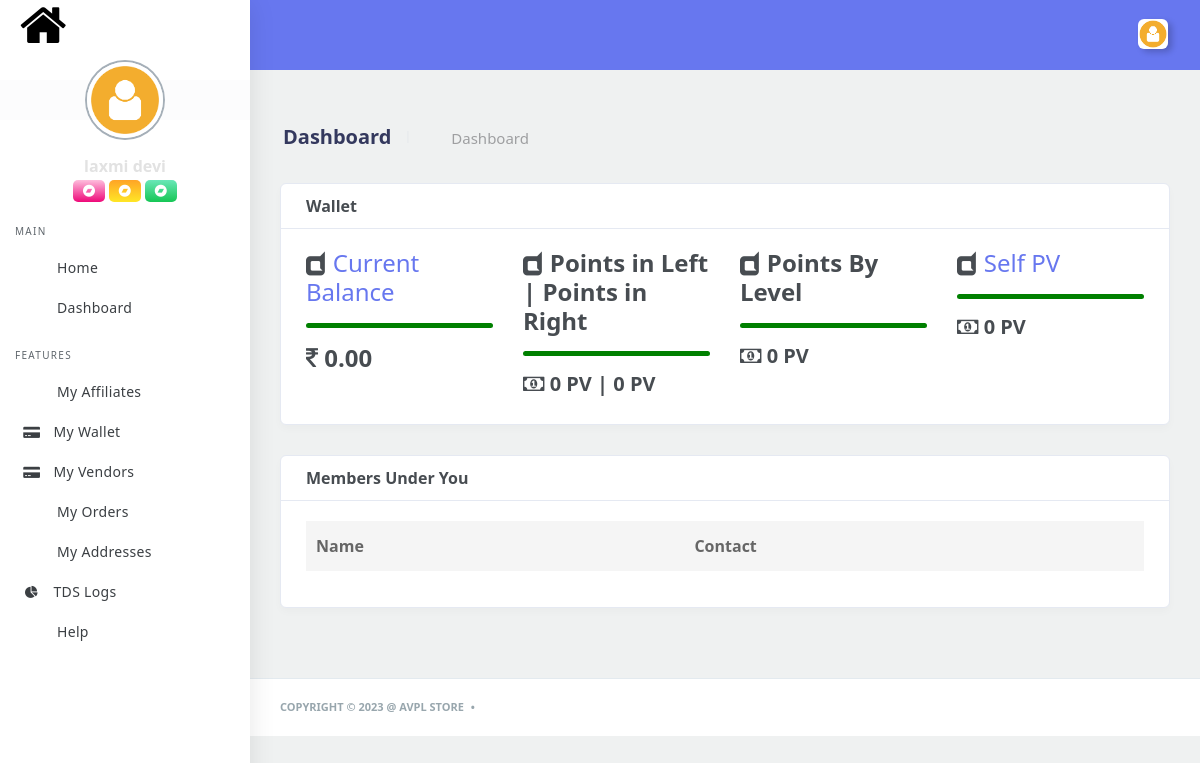
The app's page /user/ (signed in), older data.
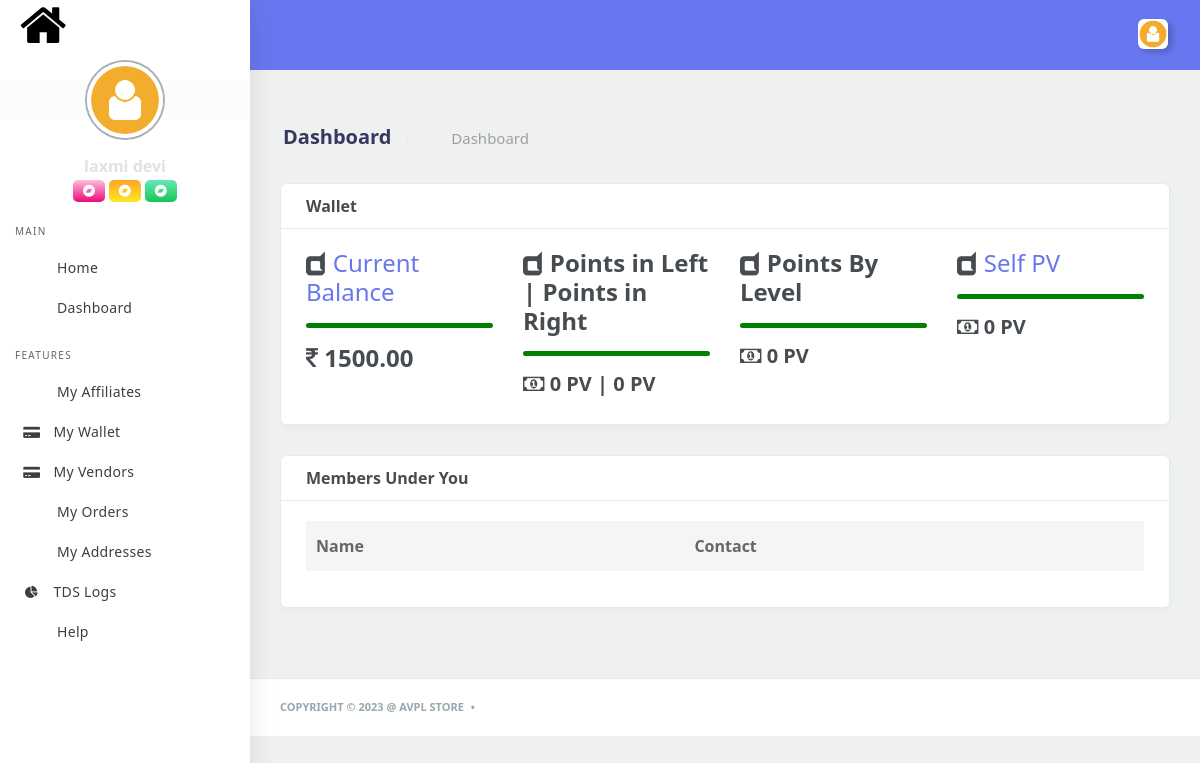
The same page, newer data.
### main_app/models.py (models this page shows, shortened)
class Wallet(models.Model):
	user = models.ForeignKey(User, on_delete=models.CASCADE)
	current_balance = models.FloatField(default=0.0)
	class Meta:
		db_table="Wallet"

### user_app/views.py (the view)
# urls.py: path('', user_dashboard),
@csrf_exempt
def user_dashboard(request):
	if check_user_authentication(request, 'User'):
		if not Wallet.objects.filter(user=request.user).exists():
			Wallet.objects.create(user=request.user)
		referal_obj = Level_Plan_Referrals.objects.filter(referrals__id=request.user.id).first()
		referals = Level_Plan_Referrals.objects.filter(level_plan_referral=referal_obj)
		dic = {
			'user':UserData.objects.get(user=request.user),
			'tree':fetch_empty_nodes(request.user),
			'referrals':referals,
			'pv':fetch_pv(request.user),
			'wallet':Wallet.objects.filter(user=request.user).first(),
			'notification':get_notifications(request.user),
			'notification_len':len(Notification.objects.filter(user=request.user, read=False)),
		}
		return render(request, 'user_app/dashboard.html', dic)
	else:
		return render(request, '403.html')

### main_app/mlm_utils.py (called while the page is built)
def fetch_empty_nodes(node):
	try:
		mlm = MLM.objects.get(node=node)
		left = fetch_one_side_empty_nodes(mlm.left, [])
		right = fetch_one_side_empty_nodes(mlm.right, [])
		return {'left':left, 'right':right}
	except MLM.DoesNotExist:
	    user = None

### main_app/utils.py (called while the page is built)
def get_notifications(user):
	now_date=datetime.datetime.now()
	dic={}
	lt=[]
	for x in Notification.objects.filter(user=user):
		time = x.notification_date.time()
		date = x.notification_date.date()
		hour = int(str(time)[0:2])
		minute = int(str(time)[3:5])
		year = str(x.notification_date.date())[0:4]
		month = str(x.notification_date.date())[5:7]
		day = str(x.notification_date.date())[8:10]
		new = datetime.datetime(int(year), int(month), int(day), hour, minute, 0, 0, tzinfo=None)
		dic={
			'text':x.text,
			'time':timeago.format(new, now_date.replace(tzinfo=None))
		}
		lt.append(dic)
	return list(reversed(lt))

def check_user_authentication(request, user_type):
	if request.user.is_authenticated:
		if request.user.role.level.level == user_type:
			return True
	return False

### templates/user_app/dashboard.html (shortened to what the changed rows need)
{% extends 'user_app/base.html' %}
{% load static %}
{% block main %}
            <div class="main-content">
               <section class="section">
                  <div class="section-header">
                     <div class="row">
                        <div class="col-xl-6 col-lg-6 col-md-6 col-sm-12">
                           <div class="section-header-breadcrumb-content">
                              <h1>Dashboard</h1>
                           </div>
                        </div>
                     </div>
                  </div>
                  <div class="section-body">
                     <div class="row">
                        <div class="col-12">
                           <div class="card">
                              <div class="card-body">
                                    <div class="row">
                                       <div class="col-lg-3 col-md-12 col-sm-12">
                                          <h4><i class="fa fa-dashcube"></i><a href="/user/wallet"> Current Balance </a></h4>
                                          <hr style="border-width:5px;border-color:green;border-radius:20px;margin-bottm:10px;">
                                          <h4><i class="fa fa-inr"></i> {{wallet.current_balance|floatformat:2}}</h4>
                                       </div>
                              </div>
                           </div>
                        </div>
                     </div>
                  </div>
               </section>
              {% if tree %}
                  <div class="section-body">
                     <div class="row">
                        <div class="col-12">
                           <div class="card">
                              <div class="card-header">
                                 <h4>Members/Nodes Under You(Binary Plan)</h4>
                              </div>
                              <div class="card-body">
                                 <div class="table-responsive">
                                    <table class="table table-striped table-hover" id="tableExport" style="width:100%;">
                                       <thead>
                                          <tr>
                                             <th>Name</th>
                                             <th>Contact</th>
                                          </tr>
                                       </thead>
                                       <tbody>
                                          {% for x in tree.left %}
                                          <tr>
                                             <td>{{ x.usr.first_name|safe }} {{ x.usr.last_name|safe }}</td>
                                             <td>+91-{{ x.usr.phone|safe }}</td>
                                          </tr>
                                          {% endfor %}
                                          {% for x in tree.right %}
                                          <tr>
                                             <td>{{ x.usr.first_name|safe }} {{ x.usr.last_name|safe }}</td>
                                             <td>+91-{{ x.usr.phone|safe }}</td>
                                          </tr>
                                          {% endfor %}
                                       </tbody>
                                    </table>
                                 </div>
                              </div>
                           </div>
                        </div>
                     </div>
                  </div>
               </section>
{% else %}
               <div class="section-body">
                  <div class="row">
                     <div class="col-12">
                        <div class="card">
                           <div class="card-body">
                              <div class="table-responsive">
                                 <table class="table table-striped table-hover" id="tableExport" style="width:100%;">
                                    <thead>
                                       <tr>
                                          <th>Name</th>
                                          <th>Contact</th>
                                       </tr>
                                    </thead>
                                 </table>
                              </div>
                           </div>
                        </div>
                     </div>
                  </div>
               </div>
 {% endif %}
            </div>
{% endblock %}

Row changes from the older to the newer data that the page shows:
changed Wallet: current_balance "0.00" → "1500.00"
